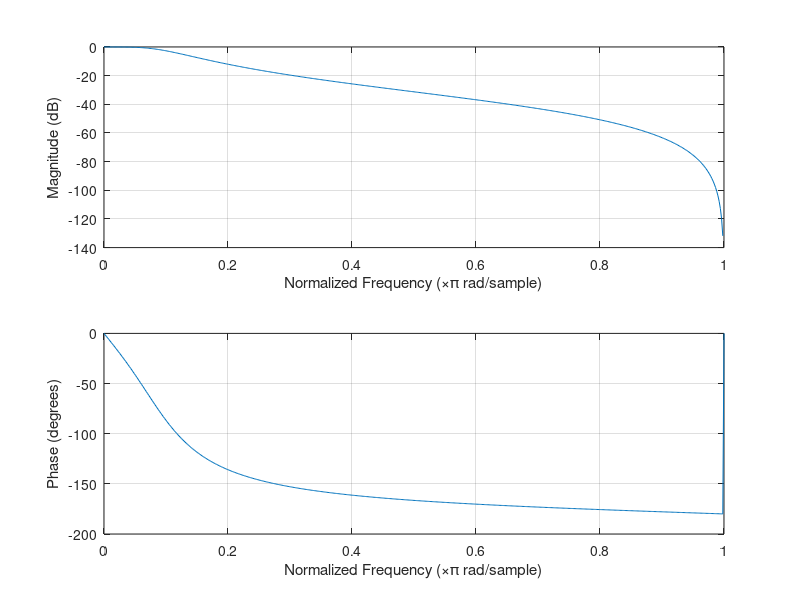
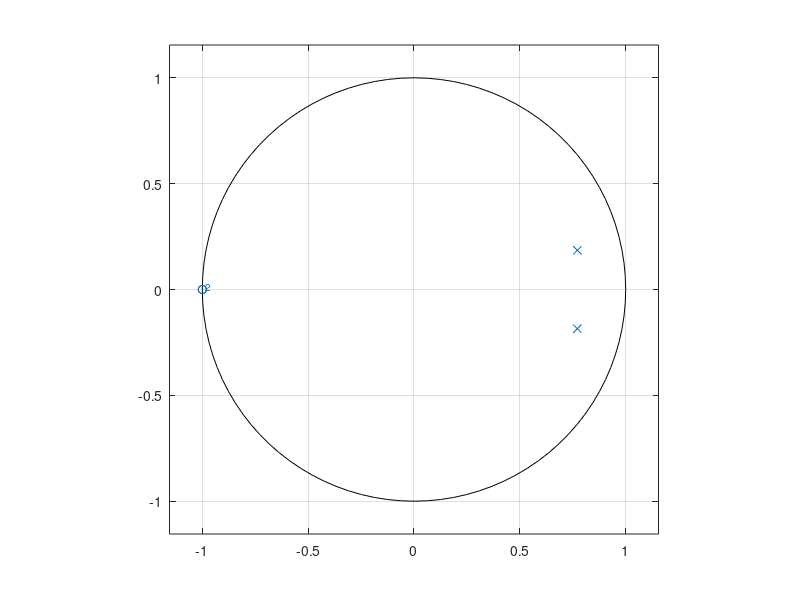
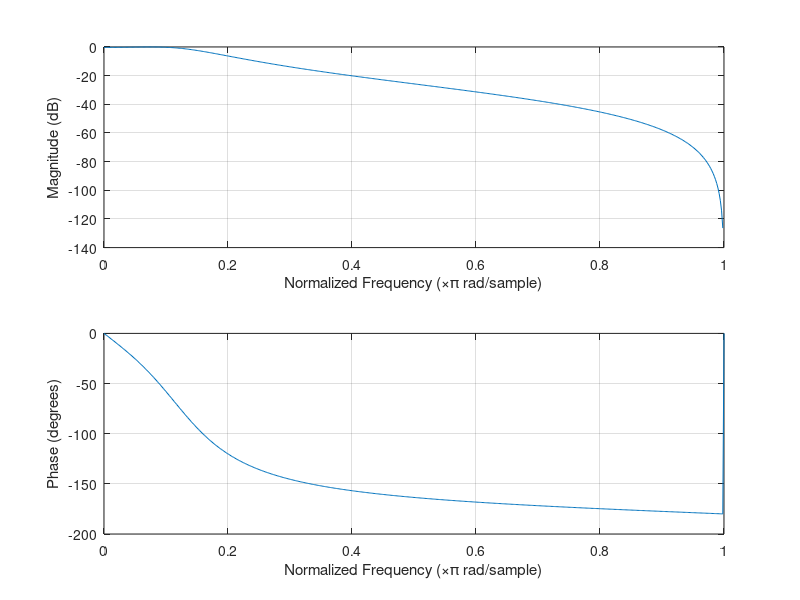
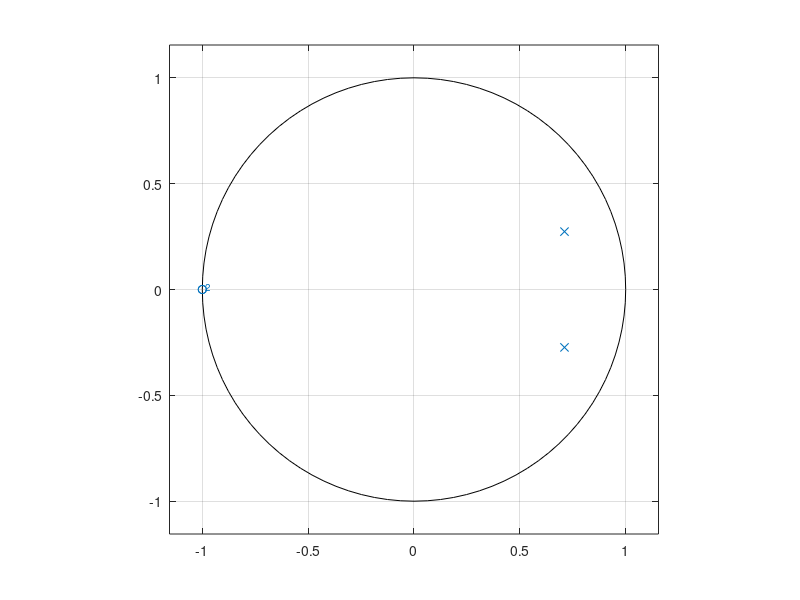

Recreate these plots in MATLAB, in order. (Note: this script raises an error after producing the figures.)
clear;
clc;

%задаем всякое 
Fc = 100e3;
Fs = 1.92e6;
Wt = 20e3;
Wn = Fc/(Fs/2);
ord = 2;
Wp = Wn;
Ws = (Fc+Wt)/(Fs/2);
Rp = 0.3;
Rs = 80;

%% БИХ-фильтры

[B,A] = butter(ord,Fc/(Fs/2));
figure ("Name","butter АЧХ, ФЧХ");
freqz(B,A)
figure ("Name","butter Нули и полюсы");
zplane(B,A)

[B,A] = cheby1(ord,Rp,Fc/(Fs/2));
figure ("Name","cheby1 АЧХ, ФЧХ");
freqz(B,A)
figure ("Name","cheby1 Нули и полюсы");
zplane(B,A)

[B,A] = ellip(ord,Rp,Rs,Fc/(Fs/2));
figure ("Name","ellip АЧХ, ФЧХ");
freqz(B,A)
figure ("Name","ellip Нули и полюсы");
zplane(B,A)

%как будто по ощущениям сheby1 и ellip получше справляются

%% это не важно, это так, чтобы не потерялось

[N,W1] = buttord(Wp,Ws,Rp,Rs);
fprintf("Butter: n = %d, Wn = %f\n",N,W1);
[N,W1] = cheb1ord(Wp,Ws,Rp,Rs);
fprintf("Cheby1: n = %d, Wn = %f\n",N,W1);
[N,W1] = cheb2ord(Wp,Ws,Rp,Rs);
fprintf("Cheby2: n = %d, Wn = %f\n",N,W1);
[N,W1] = ellipord(Wp,Ws,Rp,Rs);

fprintf("Ellip:  n = %d,  Wn = %f\n",N,W1);
%% КИХ-фильтры

filtSpecs1 = fdesign.lowpass(Fc,Fc+Wt,Rp,Rs,Fs);

lpFIReq = design(filtSpecs1,'equiripple',SystemObject=true);
lpFIRkai = design(filtSpecs1,'kaiserwin',SystemObject=true);

cost(lpFIReq)
cost(lpFIRkai)

%я пробовала тыкать с разными параметрами оконные фильтры, но у меня
%получался порядок больше, чем в этом equiripple. Может я что-то не так
%делала

filtSpecs2 = fdesign.lowpass('Fp,Fst,Ap,Ast',Fc/(Fs/2),(Fc+Wt+3.3e3)/(Fs/2),Rp,Rs);
lpFIReq256 = design(filtSpecs2,'equiripple',SystemObject=true);

cost(lpFIReq256)
order(lpFIReq256)

%раскомментить если нужно
%hvft = fvtool(lpFIReq,'Fs',Fs);    %equiripple
%hvft = fvtool(lpFIReq256,'Fs',Fs); %equiripple with 256 coeffs
%hvft = fvtool(lpFIRkai,'Fs',Fs);   %kaiser window

Nbits = 16;
coeff = lpFIReq256.Numerator;
coeff_round = round(2^(Nbits-1)*coeff);
coeff_fixpt = coeff_round/2^(Nbits-1);

figure ("Name","equiripple АЧХ, ФЧХ до квантования коэффициентов");
freqz(coeff,1)
figure ("Name","equiripple АЧХ, ФЧХ после квантования коэффициентов");
freqz(coeff_fixpt,1)
%тут грусть, в полосе подавления меньше 80дб, надо что-то еще пробовать,
%наверно